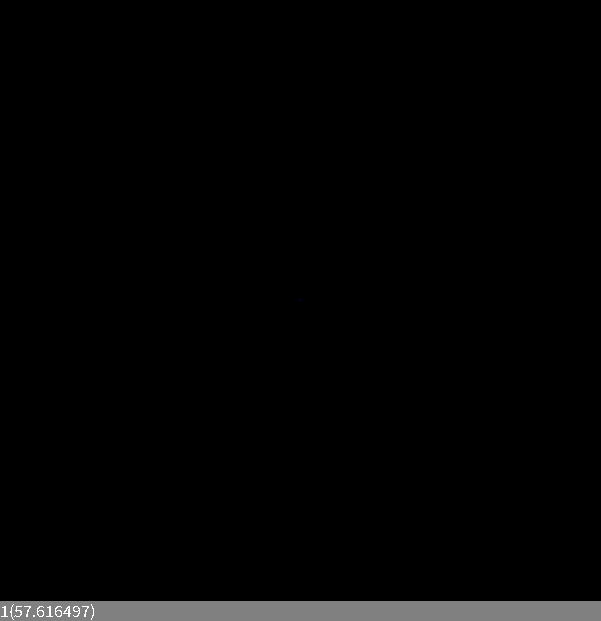
Frame 1 (no input)
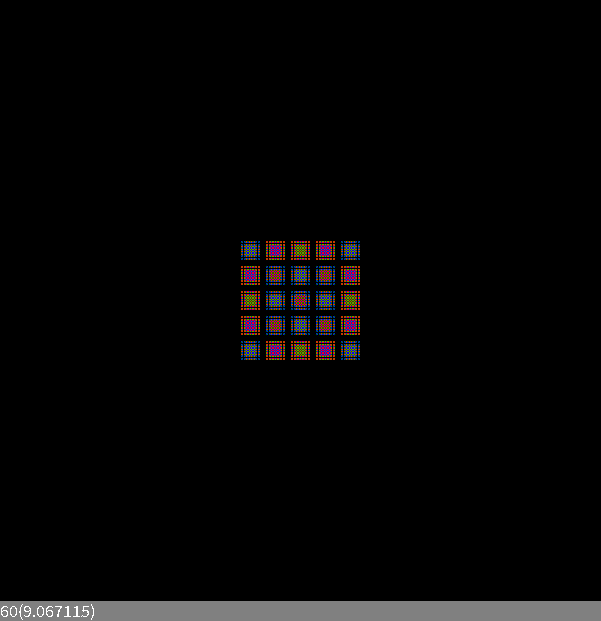
Frame 60 (the mouse pressed at the canvas centre just before this capture)
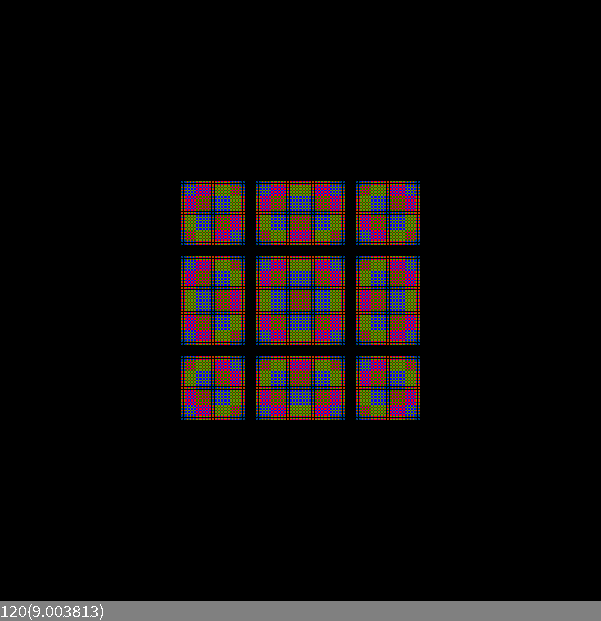
Frame 120 (the mouse held since frame 60 and released just before this capture)

The Processing sketch that drew these frames (run headless with seeded random() and noise(); from frame 60 on, the mouse is pressed at the canvas centre):

// Processing sketch: synchronic2DModMVNeib
// ── synchronic2DModMVNeib.pde
// "Modulo from neighbors states"
// TWO-dimensional, SYNCHRONOUS, vonNeuman/Moore, deterministic cellular automaton
///////////////////////////////////////////////////////////////////////////////////

final int     WorldSide=601;//How many cells do we want in one line?
final float   Dens=0;//.001;//0.5 or so also posible
final int     Div=5; //Divider for remainder operation
final boolean withMoore=true;//With or without Moore neighbors
final boolean withMe=true;//false or true

int[][] WorldOld=new int[WorldSide][WorldSide];//We need two arrays for the old  
int[][] WorldNew=new int[WorldSide][WorldSide];//and new state of the simulation

final boolean traceVA=false;//virgin areas trace ON/OFF
int FR = 9;


void setup()
{
  size(601,621);    //square window
  frameRate(FR);  
  noSmooth();
  
  initialisation();
}

void initialisation() /// set up the world
{
  if(Dens>0)
  {
   for(int i=0;i<WorldOld.length;i++) 
    for(int j=0;j<WorldOld.length;j++) 
    {
      if(!traceVA) 
          WorldNew[i][j]=-1;//Something different from any possible state
      
      if(random(1.0)<Dens)
        WorldOld[i][j]=int(random(Div));
      else
        WorldOld[i][j]=0;
    }
  }
  else
  {
    if(!traceVA)
    for(int i=0;i<WorldOld.length;i++)
     for(int j=0;j<WorldOld.length;j++) 
       WorldNew[i][j]=-1;//Something different from any possible state
      
     WorldOld[WorldOld.length/2][WorldOld.length/2]=1;
  }
}

void visualisation()
{
  for(int i=0;i<WorldSide;i++)
    for(int j=0;j<WorldSide;j++)
    //Write only when changed!!!
    if( WorldOld[i][j] != WorldNew[i][j] ) //WorldNew have step-1 content after swap 
    {
      switch(WorldOld[i][j]){ 
      //case N:stroke( , , );break; //for more colors
      case 6:stroke(128,255,255);break;
      case 5:stroke(128,128,255);break;
      case 4:stroke(0,128,0);break;
      case 3:stroke(128,128,0);break;
      case 2:stroke(255,0,0);break;
      case 1:stroke(0,0,255);break;
      case 0:stroke(0,0,0);break;
      default: stroke(255,255,255);//emergency color
      break;
      }
      
      point(i,j);//or j,i
    }//end if    
}

int t=0;
void draw()
{  
  visualisation();
  
  for(int i=0;i<WorldSide;i++)//Now the cellular automaton state change
  {
       //RULE - modulo from states
       int right = (i+1) % WorldSide;          
       int left  = (WorldSide+i-1) % WorldSide;
       
       for(int j=0;j<WorldSide;j++) 
       {
         int dw=(j+1) % WorldSide;   
         int up=(WorldSide+j-1) % WorldSide;
         
         int states = (withMe ?  WorldOld[i][j] : 0 )
                   +  WorldOld[left][j]
                   +  WorldOld[right][j]
                   +  WorldOld[i][up]
                   +  WorldOld[i][dw]  
                   + (withMoore ?
                        WorldOld[left][up]
                     +  WorldOld[right][up]
                     +  WorldOld[left][dw]
                     +  WorldOld[right][dw]  
                     : 0 )
                 ;
      
         WorldNew[i][j]=states % Div ;//New state 
       }
   }
   
   //Swap the arrays
   int[][] WorldTmp=WorldOld;
   WorldOld=WorldNew;
   WorldNew=WorldTmp;
   
   t++;//The next generation/step/year
   textSize(18);
   fill(128);noStroke();            rect(0,height-20,width,20);
   fill(255);textAlign(LEFT,BOTTOM);text(t+"("+frameRate+")",0,height);
}

//https://github.com/borkowsk/bookProcessingEN/tree/main/08_2D_cellular/_synchronic/
